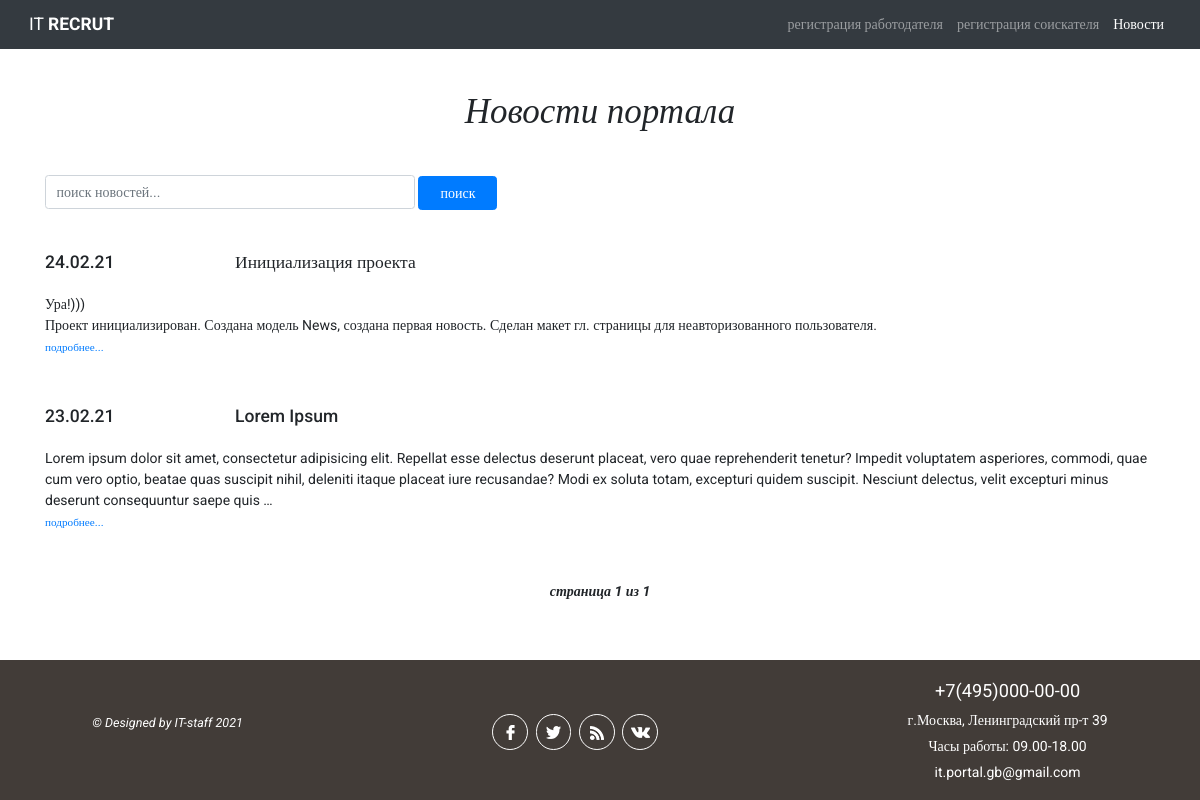
The page /news/1/ on the database as committed earlier.
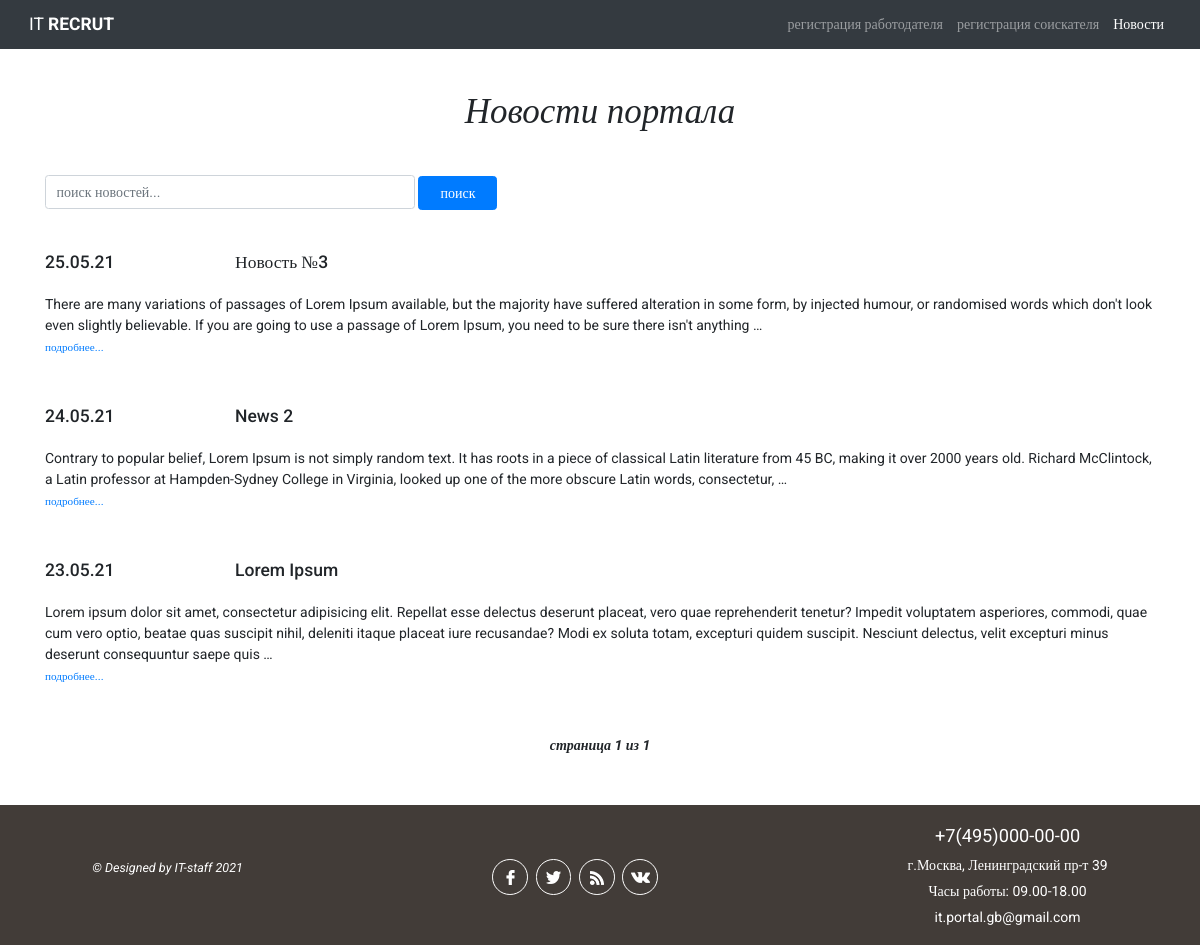
The same page on the database as committed later.
### mainapp/models.py (models this page shows, shortened)
class News(models.Model):
    title = models.CharField(verbose_name="заголовок", max_length=128)
    published = models.DateField(verbose_name="опубликовано", default=datetime.now)
    description = models.TextField(verbose_name="текст новости")
    is_active = models.BooleanField(verbose_name='новость активна', default=True)
    class Meta:
        verbose_name_plural = 'Новости'

### mainapp/views.py (the view)
# urls.py: path('news/<int:page>/', views.news, name='news'),
def news(request, page=1):
    title = 'Новости'
    news = News.objects.filter(is_active=True).order_by('-published')
    paginator = Paginator(news, 4)
    try:
        news_paginator = paginator.page(page)
    except PageNotAnInteger:
        news_paginator = paginator.page(1)
    except EmptyPage:
        news_paginator = paginator.page(paginator.num_pages)
    context = {
        'title': title,
        'news': news_paginator,
    }
    return render(request, 'mainapp/news.html', context)

### mainapp/templates/mainapp/news.html (shortened to what this page needs)
{% extends 'mainapp/base.html' %}
{% load static %}
{% block content %}
<div class="container my-5">
    <h1 class="mb-5 text-center font-italic">Новости портала</h1>
    <form action="{% url 'search_news' %}" method="get" class="mb-5">
        <div class="form-group">
            <input type="text" class="d-inline form-control col-8 col-sm-6 col-md-4"
                   name="search" placeholder="поиск новостей...">
            <button id="search_news" class="btn btn-primary px-4" type="submit">поиск
            </button>
        </div>
    </form>
    {% for item in news %}
    <div class="row mb-3" id="{{ item.id }}">
        <div class="col-2 h5">{{ item.published|date:"d.m.y" }}</div>
        <div class="col-10 h5">{{ item.title|capfirst }}</div>
    </div>
    <div class="row mb-5">
        <div class="col news-text">
            {% if item.description|wordcount > 50 %}
            {{ item.description|linebreaks|truncatewords:50 }}
            <p class=" mt-0 mb-2"><a href="{% url 'news_detail' item.pk %}"><small>
                подробнее...</small></a></p>{% else %} {{ item.description|linebreaks }}
            <p class=" mt-0 mb-2"><a href="{% url 'news_detail' item.pk %}"><small>
                подробнее...</small></a></p>
            {% endif %}
        </div>
    </div>
    {% endfor %}
    <div class="text-center mb-2">
        <span class="px-3 font-italic font-weight-bold">страница {{ news.number }} из {{news.paginator.num_pages}}</span>
    </div>
</div>
{% endblock %}

### mainapp/templates/mainapp/base.html (shortened to what this page needs)
<!DOCTYPE html>
{% load static %}
<html lang="ru">
<head>
	<link rel="stylesheet" href="{% static 'css/bootstrap.css' %}">
	<link rel="stylesheet" href="{% static 'css/style.css' %}">
</head>
<body>
	<header>
		<nav class="navbar navbar-expand-md navbar-dark bg-dark" style="background: #423c38;">
		  <div class="container-fluid">
			<a class="navbar-brand" href="{% url 'main' %}">IT <span class="font-weight-bold">
				RECRUT</span></a>
			<div class="collapse navbar-collapse" id="navbarSupportedContent">
			  <ul class="navbar-nav ml-auto mb-2 mb-lg-0">
			  	{% if user.employer %}
				{% if user.employer.status == 'moderation_reject' or user.employer.status == 'need_moderation'%}
				  	<li class="nav-item">
						<a class="nav-link {% if request.resolver_match.url_name == 'edit' %}active{% endif %}" href="{% url 'auth:edit' %}">Редактирование профиля</a>
					</li>
				  	<li class="nav-item">
						<a class="nav-link {% if request.resolver_match.url_name == 'cabinet' %}active{% endif %}" href="{% url 'employer:cabinet' user.employer.pk %}">Личный кабинет</a>
					</li>
				{% else %}
				  	<li class="nav-item">
						<a class="nav-link {% if request.resolver_match.url_name == 'cabinet' %}active{% endif %}" href="{% url 'employer:cabinet' user.employer.pk %}">Личный кабинет</a>
					</li>
				{% endif %}
				  <li class="nav-item">
					<a class="nav-link" href="{% url 'auth:logout' %}">Выход</a>
				  </li>
			  	<li class="nav-item">
				  <a class="nav-link {% if request.resolver_match.url_name == 'news' %}active{% endif %}" href="{% url 'news' 1 %}">Новости</a>
				</li>
			  	{% else %}
			  	<li class="nav-item">
				  <a class="nav-link {% if request.resolver_match.url_name == 'register' %}active{% endif %}" href="{% url 'auth:register' %}">регистрация работодателя</a>
				</li>
			  	<li class="nav-item">
				  <a class="nav-link {% if request.resolver_match.url_name == 'register_seeker' %}active{% endif %}" href="{% url 'auth:register_seeker' %}">регистрация соискателя</a>
				</li>
			  	<li class="nav-item">
				  <a class="nav-link {% if request.resolver_match.url_name == 'news' %}active{% endif %}" href="{% url 'news' 1 %}">Новости</a>
				</li>
			  	{% endif %}
			  </ul>
			</div>
		  </div>
		</nav>
	</header>
    {% block content %}
    {% endblock %}
	<footer>
		<div class="copyright">
			<p>
				<a href="mailto:usov.p@mail.ru" title="нажмите, чтобы отправить письмо">©
					Designed by IT-staff {% now 'Y' %}</a>
			</p>
		</div>
		<div class="footer_menu">
			<div class="footer_social">
				<div><a href="https://facebook.com"><img src="{% static 'img/facebook-white.png' %}"
														alt="facebook"></a>
				</div>
				<div><a href="https.twitter.com"><img src="{% static 'img/twitter-white.png' %}"
														  alt="twitter"></a>
				</div>
				<div><a href="https://www.rss.ru"><img src="{% static 'img/rss-white.png' %}"
														   alt="rss"></a>
				</div>
				<div><a href="https://vk.com"><img src="{% static 'img/vk-white.png' %}"
													   alt="vk"></a>
				</div>
			</div>
		</div>
		<div class="addr">
			<p id="phone">+7(495)000-00-00</p>
			<p>г.Москва, Ленинградский пр-т 39</p>
			<p>Часы работы: 09.00-18.00</p>
			<p><a href="https://mail.google.com/mail/u/0/?fs=1&tf=cm&source=mailto&su=Запрос с портала IT Recrut"
				  target="_blank">it.portal.gb@gmail.com</a></p>
		</div>
	</footer>
</body>
</html>

### static/css/style.css (style rules this page uses)
* { margin: 0; padding: 0; }
html { font-size: 16px; }
@media all and (min-width: 1024px) and (max-width: 1200px) { html { font-size: 14px; } }
html, body { height: 100%; }
body { box-sizing: border-box; font-family: Roboto; display: flex; flex-direction: column; }
.container { flex: 1 0 auto; }
footer { width: 100%; height: 140px; background: #423c38; display: flex; flex-shrink: 0; }
.footer_menu { width: 40%; text-align: center; margin-top: 3%; }
.footer_social { max-width: 190px; width: 11.87em; display: flex; justify-content: space-between; margin: 1.3rem auto 0 auto; }
.footer_social div { max-width: 41px; max-height: 41px; width: 2.56em; height: 2.56em; border: 1px solid white; border-radius: 50%; display: flex; justify-content: center; align-items: center; }
footer a { text-decoration: none; color: white; }
.copyright { color: white; text-decoration: none; font-size: 0.9em; font-style: italic; margin: auto; }
.addr { text-align: center; color: white; margin: auto; }
#phone { font-size: 1.3em; }
.addr p { margin: 5px 0; }
.news-text p { margin-bottom: 0; }

Rows that differ between the two databases and show on the page:
removed News: published "24.02.21", title "Инициализация проекта", description "Ура!))) Проект инициализирован. Создана модель News, создана первая новость. Сделан макет гл. страницы для неавторизованного пользователя."
added News: published "25.05.21", title "Новость №3", description "There are many variations of passages of Lorem Ipsum available, but the majority have suffered alteration in some form, by injected humour, or randomised words which don't look even slightly believable. If you are going to use a passage of Lorem Ipsum, you need to be sure there isn't anything …"
added News: published "24.05.21", title "News 2", description "Contrary to popular belief, Lorem Ipsum is not simply random text. It has roots in a piece of classical Latin literature from 45 BC, making it over 2000 years old. Richard McClintock, a Latin professor at Hampden-Sydney College in Virginia, looked up one of the more obscure Latin words, consectetur, …"
changed News "Lorem Ipsum": published "23.02.21" → "23.05.21"
